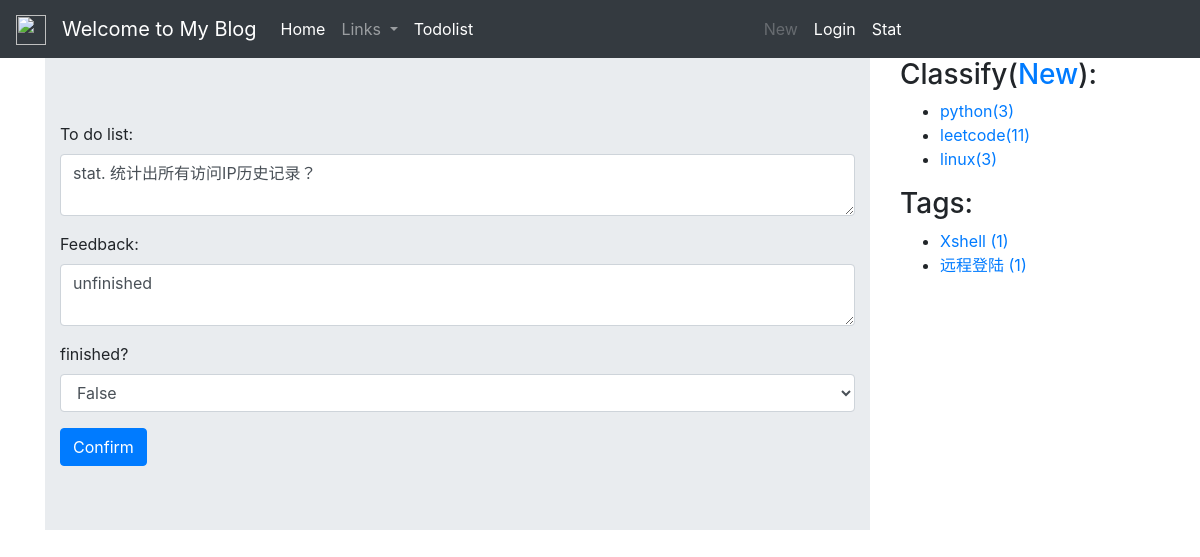
/record/todolist_edit/24, run on an earlier commit of the app's database.
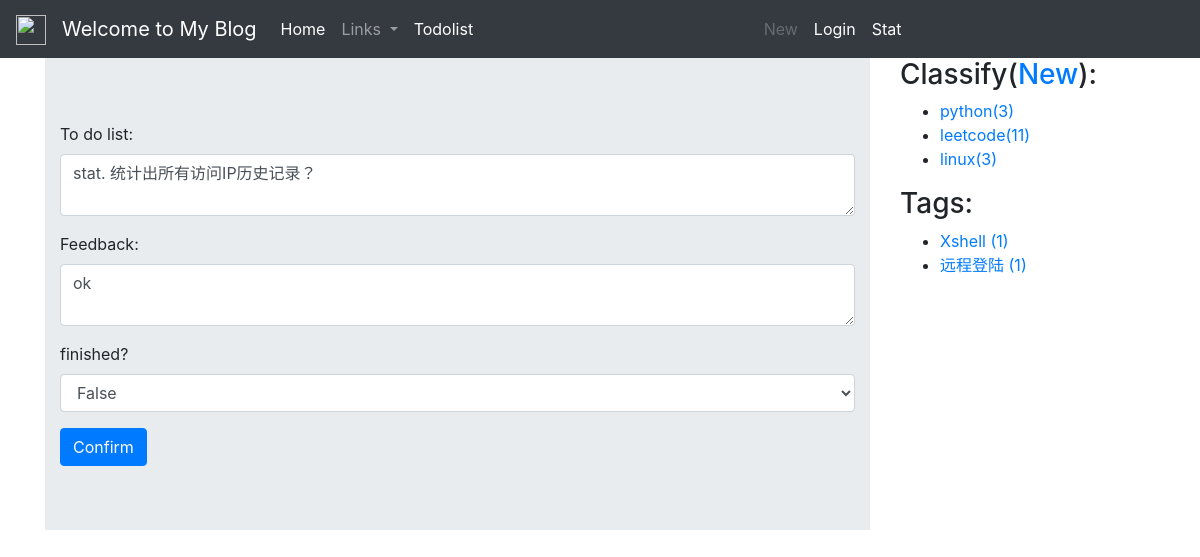
And on a later commit of the database.
### record/models.py (models this page shows)
class Todolist(models.Model):
    created_time = models.DateTimeField(default=timezone.now)
    updated_time=models.DateTimeField(auto_now=True)
    body = models.TextField()
    feed_back=models.TextField(blank=True,default="unfinished")
    is_done = models.BooleanField(default=False)
    class Meta:
        ordering = ('-created_time',)

### record/views.py (the view)
# urls.py: path('todolist_edit/<int:id>', views.todolist_edit, name='todolist_edit'),
def todolist_edit(request, id):
    todolist = Todolist.objects.get(id=id)
    if request.method == 'POST':
        todolist_post_form = TodolistForm(data=request.POST)
        if todolist_post_form.is_valid():
            todolist.body = request.POST['body']
            todolist.feed_back = request.POST['feed_back']
            if request.POST['is_done'] == 'True':
                todolist.is_done = True
            else:
                todolist.is_done = False
            todolist.save()
            return redirect("record:todolist_list")
        else:
            return HttpResponse("表单有问题")
    else:
        todolist_post_form = TodolistForm()
        if str(request.user) == 'admin':
            cur_user = True
        else:
            cur_user = False
        context = {'todolist': todolist, 'todolist_post_form': todolist_post_form,'cur_user':cur_user,}
        return render(request, 'record/update.html', context)

### record/forms.py
class TodolistForm(forms.ModelForm):
    class Meta:
        model = Todolist
        fields = ('body', 'is_done','feed_back')

### blog/templatetags/blog_extras.py (called while the page is built)
@register.inclusion_tag('blog/inclusions/_classify.html',takes_context=True)
def show_classify(context):
    classify_list = BlogClassify.objects.annotate(num_posts=Count('blog')).filter(num_posts__gt=0)
    return {
        'classify_list': classify_list,
    }

@register.inclusion_tag('blog/inclusions/_tags.html', takes_context=True)
def show_tags(context):
    tag_list = Tag.objects.annotate(num_posts=Count('blog')).filter(num_posts__gt=0)
    return {
        'tag_list': tag_list,
    }

### templates/record/update.html (shortened to what this page needs)
{% extends "base.html" %}
{% load staticfiles %}
{% block content %}
    <div class="jumbotron jumbotron-fluid">
        <div class="container">
            <form method="post" action="">
                <div class="form-group">
                    <label for="body">To do list:</label>
                    <textarea class="form-control" id="body" name="body" >{{ todolist.body }}</textarea>
                </div>
                <div class="form-group">
                    <label for="feed_back">Feedback:</label>
                    <textarea class="form-control" id="feed_back" name="feed_back" >{{ todolist.feed_back }}</textarea>
                </div>
                <div class="form-group">
                    <label for="is_done">finished?</label>
                    {% if cur_user %}
                    <select class="form-control" id="is_done" name="is_done">
                            <option value="True">True</option>
                            <option value="False">False</option>
                    </select>
                    {% else %}
                    <select class="form-control" id="is_done" name="is_done">
                            <option value="False">False</option>
                    </select>
                    {% endif %}
                    </div>
                <button type="submit" class="btn btn-primary">Confirm</button>
            </form>
        </div>
    </div>
{% endblock content %}

What changed in the data, as far as the page shows it:
changed Todolist "stat. 统计出所有访问IP历史记录？": feed_back "unfinished" → "ok"
